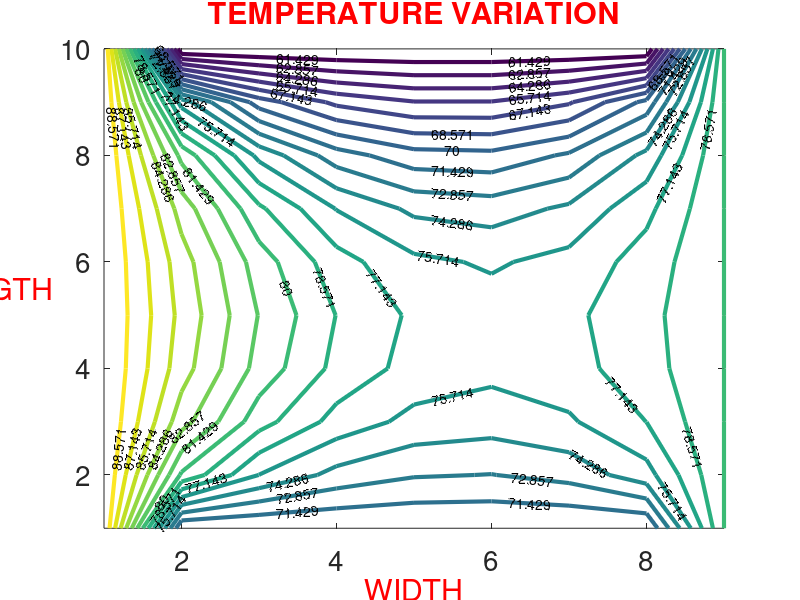

This figure's MATLAB source:

clc
clear

%% Boundary Temerature Initial Condition

Top_Side_Temp = 60;
Right_Side_Temp = 80;
Bottom_Side_Temp = 70;
Left_Side_Temp = 90;


% Solid dimensions 
WIDTH = 9;
LENGTH = 10;

% Interior points size, excluding points at the boundaries 
SIZE = (WIDTH-2)*(LENGTH-2);

% Initialize Temp to save all mesh temperature in 2D array
Temp = zeros(LENGTH, WIDTH);

% Use the Boundary condition to fill Temp borders

% Horizontal Borders
for i = 1:WIDTH
    
    % Top Side Horizontal Border
    Temp(1,i)      = Top_Side_Temp;
    
    % Bottom Side Horizontal Border
    Temp(LENGTH,i) = Bottom_Side_Temp;
end

% Vertical Borders
for j = 1:LENGTH
    
    % Left Side Vertical Border
    Temp(j,1)     =  Left_Side_Temp;
    
    % Right Side Vertical Border
    Temp(j,WIDTH) =  Right_Side_Temp;
end





%% Building Mesh --> SLE 

% Left Hand Side of SLE, LENGTH by WIDTH matrix 
LHS_SLE = 4*eye(SIZE);

% Right Hand Side of SLE, LENGTH*WIDTH by 1 column matrix
RHS_SLE = zeros(SIZE,1);

% index for RHS matrix 
INDEX = 0;
% Outer loop
x = 2;
while(x < LENGTH)
    
    % Inner loop
    y = 2;
    while(y < WIDTH)
        
        INDEX = INDEX + 1;
        Inner_Temp = zeros(SIZE);
        
        % Check left side and fill RHS_SLE 
        if x-1 == 1
            RHS_SLE(INDEX) = Temp(x-1,y) + RHS_SLE(INDEX);
        else
            Inner_Temp(x-1-1,y-1) = -1;
        end
        
        % Check right side and fill RHS_SLE 
        if x+1 == LENGTH
            RHS_SLE(INDEX) = Temp(x+1,y) + RHS_SLE(INDEX);
        else
            Inner_Temp(x-1+1,y-1) = -1;
        end
        
        % Check top side and fill RHS_SLE
        if y+1 == WIDTH
            RHS_SLE(INDEX) = Temp(x,y+1) + RHS_SLE(INDEX);
        else
            Inner_Temp(x-1,y-1+1) = -1;
        end
        
        % Check bottom side and fill RHS_SLE
        if y-1 == 1
            RHS_SLE(INDEX) = Temp(x,y-1) + RHS_SLE(INDEX);
        else
            Inner_Temp(x-1,y-1-1) = -1;
        end
        
        
        
        N = 0;
        % Fill in SLE Right Hand Side Matrix with Inner_Temp mesh
        for i = 1:LENGTH-2
            for j = 1:WIDTH-2
                N = N + 1;
                if LHS_SLE(INDEX,N) ~= 4
                    LHS_SLE(INDEX,N) = Inner_Temp(i,j);
                end
                
            end
        end  
    
    % Update Inner loop index y
    y = y + 1;
    end
    % Update Outer loop index x
    x = x + 1;
end


%% SLE Solving Method : Gauss Elimination
for j = 1:SIZE
    
    % Row Scaling and Exchange
    for i = j+1:SIZE
        % LHS_SLE(j,j) is pivot, scale down the remaining row
        PIVOT = -LHS_SLE(i,j)/LHS_SLE(j,j);
   
        % Row exchange , i by the pivot row j plus itself 
        RHS_SLE(i) = RHS_SLE(i) + PIVOT*RHS_SLE(j);
        LHS_SLE(i,:) = LHS_SLE(i,:) + PIVOT*LHS_SLE(j,:);
    end
end


% Gauss Substitution     
for i = SIZE:-1:1
    for j = i-1:-1:1
        PIVOT = -LHS_SLE(j,i)/LHS_SLE(i,i);
        RHS_SLE(j,1) = RHS_SLE(j,1) + PIVOT*RHS_SLE(i,1);
        LHS_SLE(j,:) = LHS_SLE(j,:) + PIVOT*LHS_SLE(i,:);
    end
end

% Calculate Temperature
 Temperature_1D = zeros(1, SIZE);
 for i = 1:SIZE
     Temperature_1D(i) = RHS_SLE(i)/LHS_SLE(i,i);
 end
 
% Change 1D Temperature to 2D Spatial Temperature Representation
 KEY = 0;
 for i = 2:LENGTH-1
     for j = 2:WIDTH-1
         KEY = KEY + 1;
         Temp(i,j) = Temperature_1D(KEY);         
     end
 end
 
 
% Reverse Temp for the plot
Reverse_Temp = zeros(LENGTH,WIDTH);

for j = 1:LENGTH
    Reverse_Temp(j,:) = Temp(LENGTH-j+1,:);
end

     
     
%% Plot Temperature on a 2D Graph 
 %figure('Renderer', 'painters', 'Position', [10 10 900 1000])
[Contour_Matrix, Contour_Object] = contour(Reverse_Temp,20, 'linewidth', 3);
clabel(Contour_Matrix, Contour_Object);
set(gca,'FontSize',20)
xlabel('WIDTH','color', 'r')

ylabel('LENGTH', 'color','red')
hYLabel = get(gca,'YLabel');
set(hYLabel,'rotation',0,'VerticalAlignment','middle',...
    'HorizontalAlignment','right')
title({'TEMPERATURE VARIATION', ''} , 'color', 'r');

